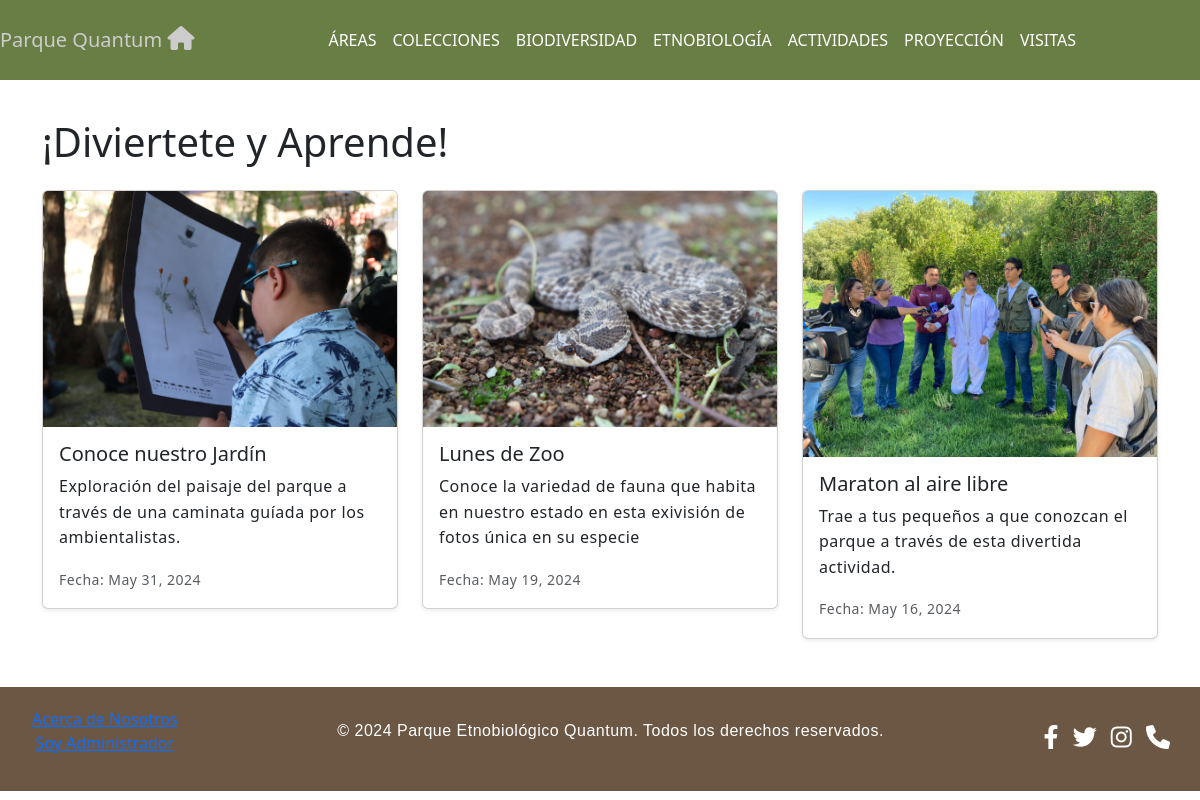
Page /actividades/ on the committed database.
### parque_quantum/models.py (models this page shows, shortened)
class Actividades (models.Model):
    nombre = models.CharField(max_length=100)
    descripcion = models.TextField()
    fecha = models.DateField()
    imagen = models.ImageField(upload_to='imagenes/')

### parque_quantum/views.py (the view)
# urls.py: path('actividades/', views.lista_actividades, name="actividades"),
def lista_actividades(request):
    actividades = Actividades.objects.all().order_by('-fecha')
    return render(request, 'actividades.html', {'actividades': actividades})

### parque_quantum/templates/actividades.html (shortened to what this page needs)
{% extends 'base2.html' %}
{% block content %}
<br>
<h1 class="my-4">¡Diviertete y Aprende!</h1>
<div class="row">
    {% for actividad in actividades %}
        <div class="col-md-4">
            <div class="card mb-4 shadow-sm">
                {% if actividad.imagen %}
                    <img src="{{ actividad.imagen.url }}" class="card-img-top" alt="{{ actividad.nombre }}">
                {% endif %}
                <div class="card-body">
                    <h5 class="card-title">{{ actividad.nombre }}</h5>
                    <p class="card-text">{{ actividad.descripcion }}</p>
                    <p class="card-text"><small class="text-muted">Fecha: {{ actividad.fecha }}</small></p>
                </div>
            </div>
        </div>
    {% endfor %}
</div>
{% endblock %}

### parque_quantum/templates/base2.html (shortened to what this page needs)
{% load static %}
<!DOCTYPE html>
<html lang="en">
<head>
    <link href="{% static 'css/styless.css' %}" rel="stylesheet" />
    <link rel="stylesheet" href="https://cdn.jsdelivr.net/npm/bootstrap@5.3.2/dist/css/bootstrap.min.css">
    <link rel="stylesheet" href="https://cdnjs.cloudflare.com/ajax/libs/font-awesome/6.0.0-beta3/css/all.min.css">
</head>
<body>
    <header>
        <nav class="navbar navbar-expand-lg fixed-top fixed-top navbar-custom">
            <div class="social-icons">
            <a class="navbar-brand" href="{% url 'inicio' %}">Parque Quantum <i class="fa-solid fa-house"></i></a>
            </div>
            <div class="collapse navbar-collapse" id="navbarNav">
                <ul class="navbar-nav">
                    <li class="nav-item">
                        <a class="nav-link" href="#">ÁREAS</a>
                    </li>
                    <li class="nav-item">
                        <a class="nav-link" href="{% url 'colecciones' %}">COLECCIONES</a>
                    </li>
                    <li class="nav-item">
                        <a class="nav-link" href="{% url 'biodiversidad' %}">BIODIVERSIDAD</a>
                    </li>
                    <li class="nav-item">
                        <a class="nav-link" href="#">ETNOBIOLOGÍA</a>
                    </li>
                    <li class="nav-item">
                        <a class="nav-link" href="{% url 'actividades' %}">ACTIVIDADES</a>
                    </li>
                    <li class="nav-item">
                        <a class="nav-link" href="{% url 'proyeccion' %}">PROYECCIÓN</a>
                    </li>
                    <li class="nav-item">
                        <a class="nav-link" href="#">VISITAS</a>
                    </li>
                </ul>
            </div>
        </nav>
    </header>
    <div class="container-sm">
        {% block content %}
        {% endblock %}
        <br>
    </div>
    <footer>
        <div class="footer footer-container footer-container p footer-container nav">
            <ul class="footer-links">
                <li><a href="/acerca-de">Acerca de Nosotros</a></li>
                <li><a href="{% url 'admin:index' %}">Soy Administrador</a></li>
            </ul>
            <p class="paragraph">© 2024 Parque Etnobiológico Quantum. Todos los derechos reservados.</p>
            <div class="social-icons">
                <a href="https://www.facebook.com/tuNombreDeUsuario" target="_blank">
                    <i class="fab fa-facebook-f"></i>
                </a>
                <a href="https://www.twitter.com/tuNombreDeUsuario" target="_blank">
                    <i class="fab fa-twitter"></i>
                </a>
                <a href="https://www.instagram.com/tuNombreDeUsuario" target="_blank">
                    <i class="fab fa-instagram"></i>
                </a>
                <a href="#" target="_blank">
                    <i class="fa-solid fa-phone"></i>
                </a>
            </div>
        </div>
    </footer>
</body>
</html>

### parque_quantum/static/css/styless.css (style rules this page uses)
* { margin: 10; padding: 10; text-decoration: none; list-style: none; box-sizing: border-box; }
body { padding-top: 70px; }
.navbar-nav { width: 100%; justify-content: center; }
.nav-item { align-self: center; }
.navbar { height: 80px; }
.navbar-custom { background-color: #687E45; color: #ffffff; }
.navbar-custom .navbar-nav .nav-link { color: #ffffff; }
.navbar-custom .navbar-brand, .navbar-custom .navbar-nav .nav-link:hover, .navbar-custom .navbar-nav .nav-item.active .nav-link { color: #cccccc; }
.paragraph { font-family: 'Verdana',sans-serif !important; }
p { letter-spacing: 0.5px; line-height: 1.6; }
.footer { background-color: #6b5744; padding: 20px; text-align: center; position: relative; }
.footer-container { display: flex; justify-content: space-between; align-items: center; flex-wrap: wrap; }
.footer-container p { flex: 1; color: #fff; }
.social-icons a { color: #fff; margin-right: 10px; text-decoration: none; }
.social-icons i { font-size: 24px; }
img { width: 100%; height: auto; }
.row img { margin-bottom: -1px; z-index: 1; }

### rows in the picture
Actividades: imagen (picture), nombre "Conoce nuestro Jardín", descripcion "Exploración del paisaje del parque a través de una caminata guíada por los ambientalistas.", fecha "May 31, 2024"
Actividades: imagen (picture), nombre "Lunes de Zoo", descripcion "Conoce la variedad de fauna que habita en nuestro estado en esta exivisión de fotos única en su especie", fecha "May 19, 2024"
Actividades: imagen (picture), nombre "Maraton al aire libre", descripcion "Trae a tus pequeños a que conozcan el parque a través de esta divertida actividad.", fecha "May 16, 2024"
